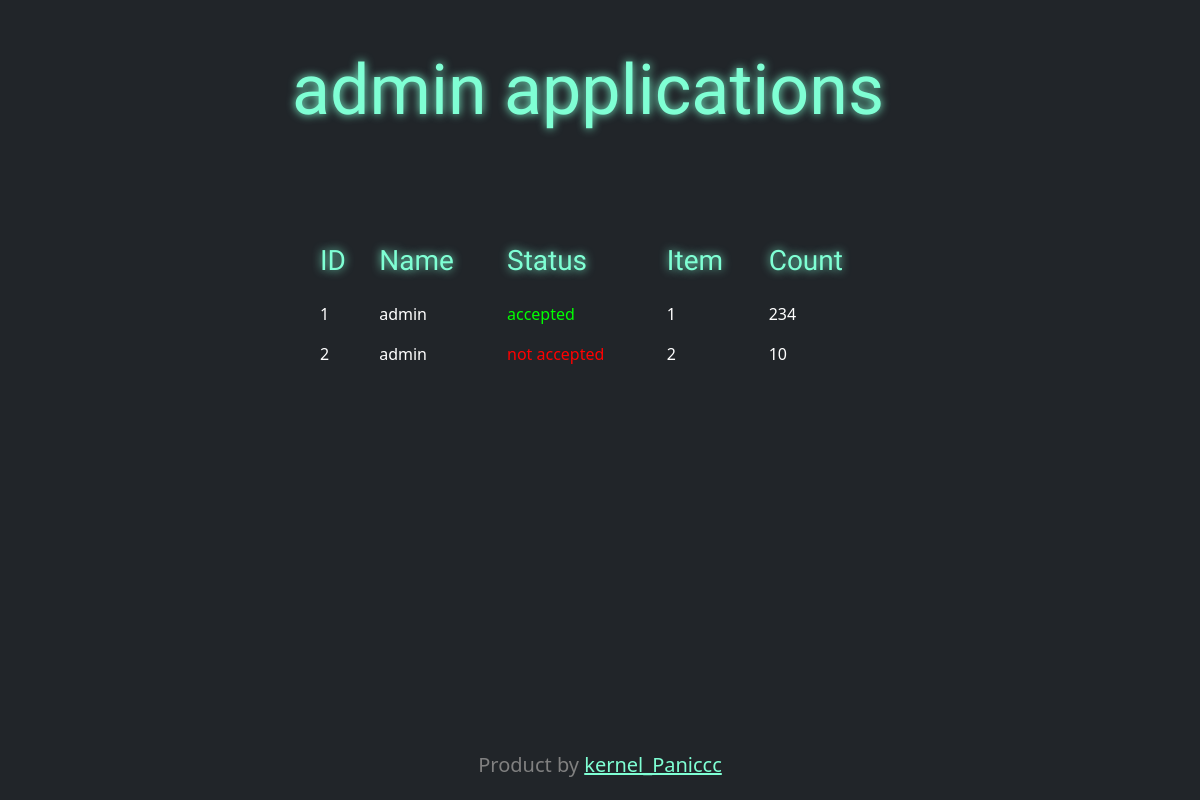
Page /account (signed in) on the earlier database version.
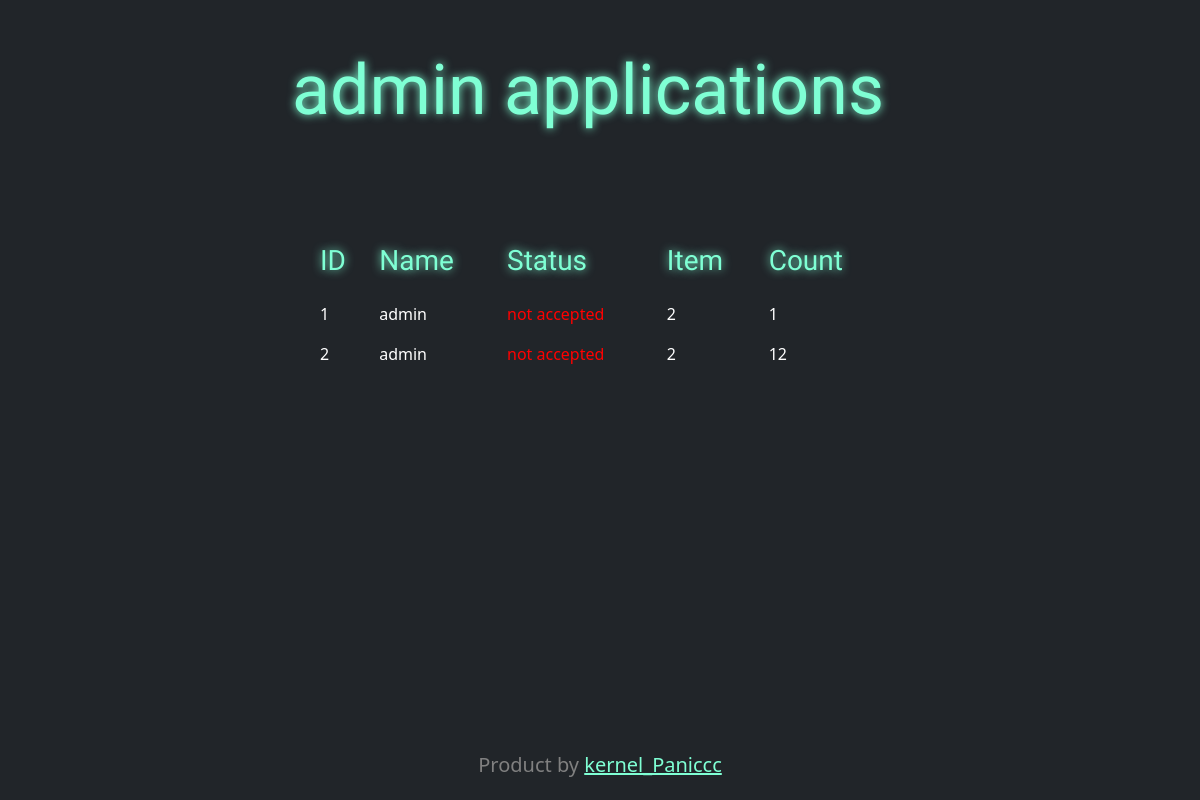
Same page on the later database version.
### src/models.py (models this page shows, shortened)
class User(db.Model, UserMixin):
    id = db.Column(db.Integer, primary_key=True)
    username = db.Column(db.String(128), nullable=False, unique=True)
    email = db.Column(db.String(128), nullable=False, unique=True)
    password = db.Column(db.String(255), nullable=False)
    role = db.Column(db.String(50), default='user')

class Aplications(db.Model):
    id = db.Column(db.Integer, primary_key=True)
    user_id = db.Column(db.Integer, nullable=False)
    count = db.Column(db.Integer, nullable=False)
    name = db.Column(db.String(128), nullable=False)
    status = db.Column(db.String(50), nullable=False)
    item_id = db.Column(db.Integer, default=0)

### src/main_routers.py (the view)
@app.route('/account', methods=['GET'])
@login_required
def account():
    try:
        applet = Aplications.query.filter_by(user_id=current_user.id).all()
        logging.info(f"Пользователь {current_user.username} просмотрел свои заявки.")
    except Exception as e:
        applet = []
        logging.error(f"Ошибка при получении заявок для пользователя {current_user.username}: {e}")
    return render_template("account.html", username=current_user.username, applications=applet)

### src/models.py (called while the page is built)
@manager.user_loader
def load_user(user_id):
    return User.query.get(user_id)

### src/templates/account.html (shortened to what this page needs)
{% extends 'base.html' %}
{% block content %}
<div class="container-fluid text-center">
    <div class="row align-items-start">
        <div class="row gy-4">
            <h1 style="font-size: 70px" class="main_text">
                {{username}} applications
            </h1>
        </div>
    </div>
</div>
<div class="container-fluid mt-5">
    <div class="row justify-content-center">
        <div class="col-6">
            <br><br>
            <table class="table table-borderless">
                <thead>
                    <tr>
                        <th class="main_text" style="color: aquamarine" scope="col"><h3>ID</h3></th>
                        <th class="main_text" style="color: aquamarine" scope="col"><h3>Name</h3></th>
                        <th class="main_text" style="color: aquamarine" scope="col"><h3>Status</h3></th>
                        <th class="main_text" style="color: aquamarine" scope="col"><h3>Item</h3></th>
                        <th class="main_text" style="color: aquamarine" scope="col"><h3>Count</h3></th>
                    </tr>
                </thead>
                <tbody>
                    {% for app in applications %}
                    <tr>
                        <td>{{ app.id }}</td>
                        <td>{{ app.name }}</td>
                        <td
                            {% if app.status == 'not accepted' %}style="color: red;"
                            {% elif app.status == 'accepted' %}style="color: lime;"
                            {% endif %}>
                            {{ app.status }}
                        </td>
                        <td>{{ app.item_id }}</td>
                        <td>{{ app.count }}</td>
                    </tr>
                    {% endfor %}
                </tbody>
            </table>
        </div>
    </div>
</div>
{% endblock %}

### src/templates/base.html (shortened to what this page needs)
<!doctype html>
<html lang="ru" data-bs-theme="dark" xmlns="http://www.w3.org/1999/html">
  <head>
      <link rel="stylesheet" href="../static/style.css">
      <link rel="stylesheet" href="https://cdn.jsdelivr.net/npm/bootstrap-icons@1.11.3/font/bootstrap-icons.min.css">
      <link href="https://cdn.jsdelivr.net/npm/bootstrap@5.3.3/dist/css/bootstrap.min.css" rel="stylesheet">
  </head>
<body>
{% block content %}
{% endblock %}
  <footer class="footer text-center">
        <div class="container">
             <div class="row align-center">
              <div class="col-md-4 offset-md-4">
                  <br>
                  <h5 style="color: gray">Product by <a href="https://t.me/Kernel_Paniccc" style="color: aquamarine">kernel_Paniccc</a></h5>
              </div>
             </div>
        </div>
  </footer>
</body>
</html>

### src/static/style.css (style rules this page uses)
body { display: flex; flex-direction: column; min-height: 100vh; }
.footer { margin-top: auto; padding: 15px 0; }
* { padding: 0; margin: 0; }
.main_text { color: aquamarine; font-family: 'Archivo Black'; text-shadow: 0 0 10px }

Differences in the rows shown:
changed Aplications id 1: status "accepted" → "not accepted"; item_id "1" → "2"; count "234" → "1"
changed Aplications id 2: count "10" → "12"
